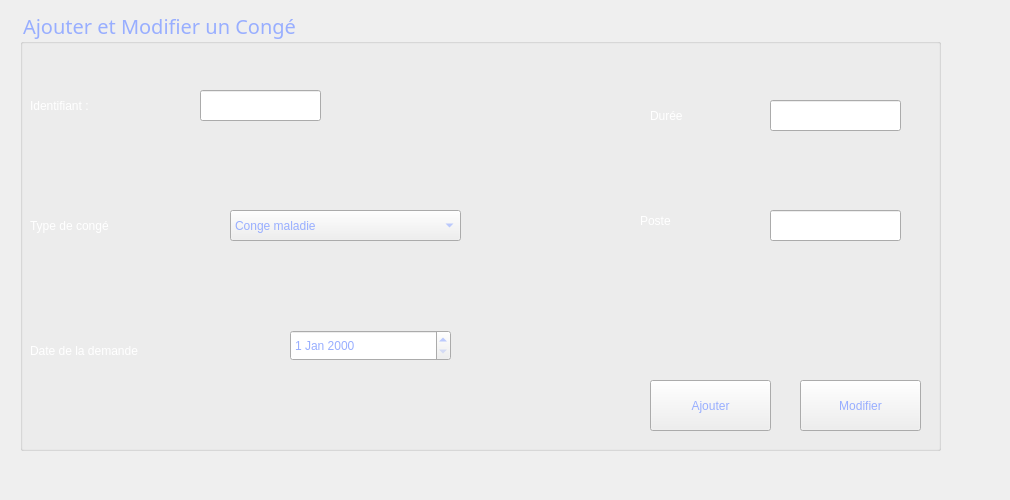
        <widget class="QWidget" name="tab_20">
         <attribute name="title">
          <string>Ajouter/Modifier</string>
         </attribute>
         <widget class="QLabel" name="label_108">
          <property name="geometry">
           <rect>
            <x>-10</x>
            <y>0</y>
            <width>1001</width>
            <height>491</height>
           </rect>
          </property>
          <property name="styleSheet">
           <string notr="true">background-image: url(:/1.jpg);</string>
          </property>
          <property name="text">
           <string/>
          </property>
         </widget>
         <widget class="QGroupBox" name="groupBox_19">
          <property name="geometry">
           <rect>
            <x>20</x>
            <y>10</y>
            <width>921</width>
            <height>441</height>
           </rect>
          </property>
          <property name="font">
           <font>
            <family>Rockwell</family>
            <pointsize>15</pointsize>
            <weight>50</weight>
            <italic>false</italic>
            <bold>false</bold>
           </font>
          </property>
          <property name="layoutDirection">
           <enum>Qt::LeftToRight</enum>
          </property>
          <property name="styleSheet">
           <string notr="true">color:rgb(152, 174, 255)</string>
          </property>
          <property name="title">
           <string>Ajouter et Modifier un Congé</string>
          </property>
          <widget class="QLabel" name="label_146">
           <property name="geometry">
            <rect>
             <x>168</x>
             <y>318</y>
             <width>2101</width>
             <height>2211</height>
            </rect>
           </property>
           <property name="text">
            <string/>
           </property>
           <property name="pixmap">
            <pixmap>../../smartshop2A18-gestion-employ-scong-s/Documents/temp/macaron.jpg</pixmap>
           </property>
          </widget>
          <widget class="QLabel" name="label_101">
           <property name="geometry">
            <rect>
             <x>10</x>
             <y>80</y>
             <width>141</width>
             <height>31</height>
            </rect>
           </property>
           <property name="styleSheet">
            <string notr="true">color:rgb(255, 255, 255);</string>
           </property>
           <property name="text">
            <string>Identifiant : </string>
           </property>
          </widget>
          <widget class="QLineEdit" name="id100">
           <property name="geometry">
            <rect>
             <x>180</x>
             <y>80</y>
             <width>121</width>
             <height>31</height>
            </rect>
           </property>
           <property name="maxLength">
            <number>8</number>
           </property>
          </widget>
          <widget class="QLabel" name="label_103">
           <property name="geometry">
            <rect>
             <x>10</x>
             <y>200</y>
             <width>191</width>
             <height>31</height>
            </rect>
           </property>
           <property name="styleSheet">
            <string notr="true">color:rgb(255, 255, 255);</string>
           </property>
           <property name="text">
            <string>Type de congé</string>
           </property>
          </widget>
          <widget class="QComboBox" name="comboBox_5">
           <property name="geometry">
            <rect>
             <x>210</x>
             <y>200</y>
             <width>231</width>
             <height>31</height>
            </rect>
           </property>
           <item>
            <property name="text">
             <string>Conge maladie</string>
            </property>
           </item>
           <item>
            <property name="text">
             <string>Conge annuel</string>
            </property>
           </item>
           <item>
            <property name="text">
             <string>Conge maternité</string>
            </property>
           </item>
           <item>
            <property name="text">
             <string>Nouvel élément</string>
            </property>
           </item>
           <item>
            <property name="text">
             <string>Congé payé</string>
            </property>
           </item>
          </widget>
          <widget class="QLabel" name="label_105">
           <property name="geometry">
            <rect>
             <x>10</x>
             <y>310</y>
             <width>251</width>
             <height>61</height>
            </rect>
           </property>
           <property name="styleSheet">
            <string notr="true">color:rgb(255, 255, 255);</string>
           </property>
           <property name="text">
            <string>Date de la demande</string>
           </property>
          </widget>
          <widget class="QDateEdit" name="dateEdit_3">
           <property name="geometry">
            <rect>
             <x>270</x>
             <y>320</y>
             <width>161</width>
             <height>31</height>
            </rect>
           </property>
          </widget>
          <widget class="QLabel" name="label_102">
           <property name="geometry">
            <rect>
             <x>630</x>
             <y>90</y>
             <width>91</width>
             <height>31</height>
            </rect>
           </property>
           <property name="styleSheet">
            <string notr="true">color:rgb(255, 255, 255);</string>
           </property>
           <property name="text">
            <string>Durée</string>
           </property>
          </widget>
          <widget class="QLineEdit" name="lineEdit_duree_4">
           <property name="geometry">
            <rect>
             <x>750</x>
             <y>90</y>
             <width>131</width>
             <height>31</height>
            </rect>
           </property>
           <property name="maxLength">
            <number>8</number>
           </property>
          </widget>
          <widget class="QLabel" name="label_104">
           <property name="geometry">
            <rect>
             <x>620</x>
             <y>200</y>
             <width>81</width>
             <height>21</height>
            </rect>
           </property>
           <property name="styleSheet">
            <string notr="true">color:rgb(255, 255, 255);</string>
           </property>
           <property name="text">
            <string>Poste </string>
           </property>
          </widget>
          <widget class="QLineEdit" name="lineEdit_poste_3">
           <property name="geometry">
            <rect>
             <x>750</x>
             <y>200</y>
             <width>131</width>
             <height>31</height>
            </rect>
           </property>
           <property name="maxLength">
            <number>12</number>
           </property>
          </widget>
          <widget class="QPushButton" name="pushButton_valider_3">
           <property name="geometry">
            <rect>
             <x>630</x>
             <y>370</y>
             <width>121</width>
             <height>51</height>
            </rect>
           </property>
           <property name="text">
            <string>Ajouter</string>
           </property>
          </widget>
          <widget class="QPushButton" name="pushButton_quitter_3">
           <property name="geometry">
            <rect>
             <x>780</x>
             <y>370</y>
             <width>121</width>
             <height>51</height>
            </rect>
           </property>
           <property name="text">
            <string>Modifier</string>
           </property>
          </widget>
         </widget>
        </widget>
